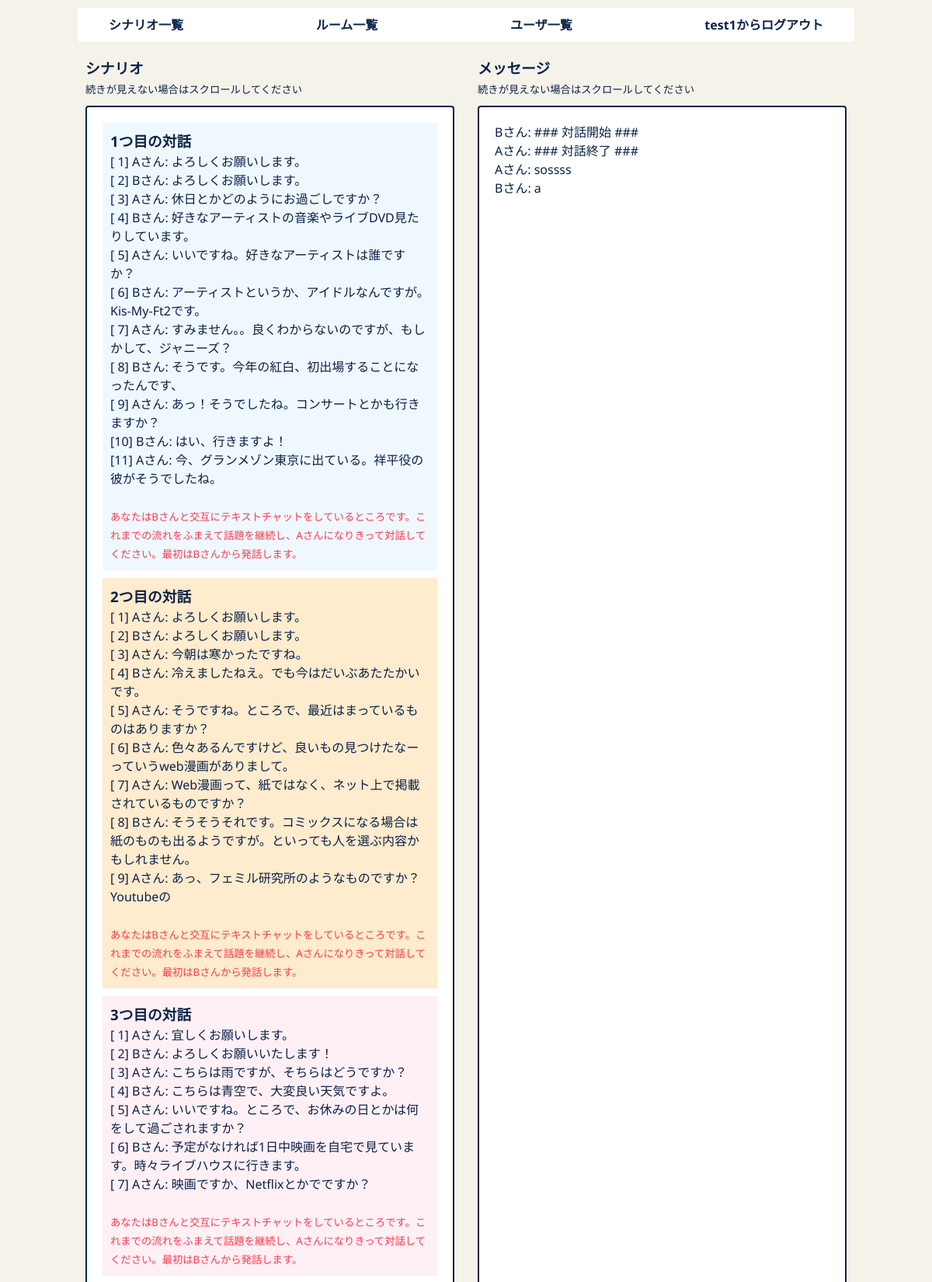
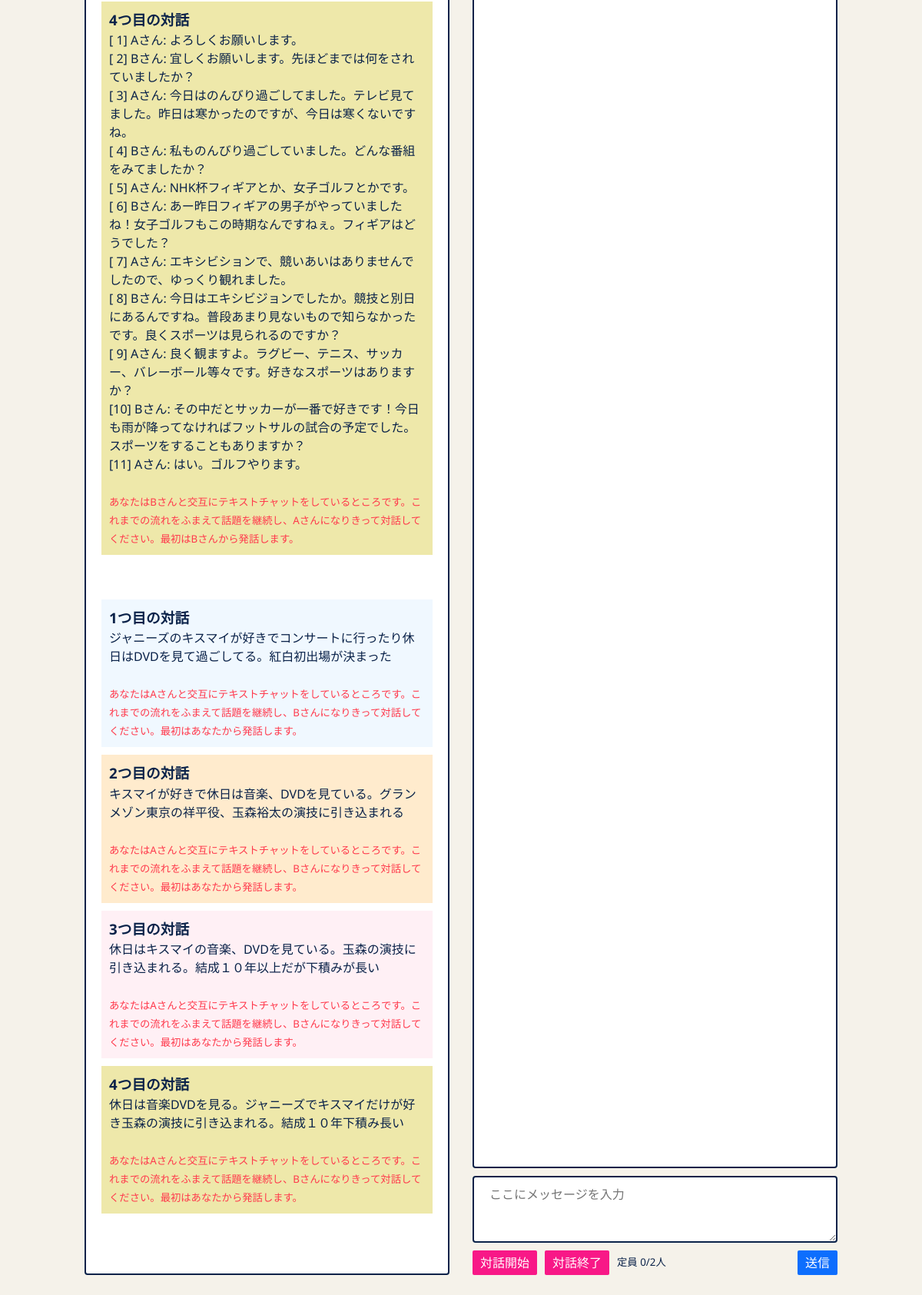
Screenshot of /rooms/5cbb29b8e64d485c97cb6fae4758c8bd (signed in) with the database file from the repository (2 pictures, top to bottom).
### flaskr/models/user.py (models this page shows, shortened)
class User(db.Model):
    __tablename__ = "users"
    id        = db.Column("id",       db.Integer,     primary_key=True)
    name      = db.Column("name",     db.String(100), nullable=False, unique=True)
    role      = db.Column("role",     db.Enum(Role),  nullable=False,              default=Role.NORMAL)
    _password = db.Column("password", db.String(100), nullable=False)
    messages  = db.relationship("Message", backref="user", lazy=True)
    def _get_password(self):
        return self._password
    def _set_password(self, password):
        password = self.validate_password("password", password)
        if password:
            password = password.strip()
        self._password = generate_password_hash(password)
    password_descriptor = property(_get_password, _set_password)
    password = synonym("_password", descriptor=password_descriptor)
    def __repr__(self):
        return "<User id={self.id} name={self.name!r}>".format(self=self)
    def is_admin(self):
        return self.role == Role.ADMIN

### flaskr/models/scenario.py (models this page shows, shortened)
class Scenario(db.Model):
    __tablename__ = "scenarios"
    id          = db.Column("id",          db.Integer,      primary_key=True)
    title       = db.Column("title",       db.String(100),  nullable=False,   unique=True)
    text        = db.Column("text",        db.String(5000), nullable=False)
    displayname = db.Column("displayname", db.String(100))
    def displayname_of(self, user):
        if self.displayname:
            return self.displayname
        return user.name

### flaskr/models/message.py (models this page shows, shortened)
class Message(db.Model):
    __tablename__ = "messages"
    id      = db.Column("id",       db.Integer,     primary_key=True)
    text    = db.Column("status",   db.String(100), nullable=False)
    room_id = db.Column("room_id",  db.Integer, db.ForeignKey("rooms.id"), nullable=False)
    user_id = db.Column("user_id",  db.Integer, db.ForeignKey("users.id"), nullable=False)

### flaskr/views/rooms.py (the view)
@bp.route("/<string:hash_id>", methods=["GET"])
@login_required
def show(hash_id):
    user = g.user
    room = fetch_room_from_hash_id(hash_id)
    if room is None:
        abort(404)
    try:
        if user.is_admin():
            scenarios = room.scenarios
        else:
            if room.status == Status.USED:
                abort(404)
            room.include(user)
            scenarios = [room.fetch_scenario_of(user)]
        current_app.logger.info(f"[/rooms/{hash_id}] {user}")
        return render_template("rooms/show.html", room=room, scenarios=scenarios)
    except Exception as error:
        flash(error.args[0])
    return redirect(url_for("rooms.index"))

### flaskr/models/room.py (called while the page is built)
    def fetch_scenario_of(self, user):
        if user not in self.users:
            raise Exception("不正な操作です。")
        index = self.users.index(user)
        return self.scenarios[index]

    def displayname_of(self, user):
        scenario = self.fetch_scenario_of(user)
        return scenario.displayname_of(user)

### flaskr/views/__init__.py (called while the page is built)
def login_required(f):
    @wraps(f)
    def decorated_view(*args, **kwargs):
        if g.user is None:
            return redirect(url_for("auth.login", next=request.path))
        return f(*args, **kwargs)
    return decorated_view

def load_user():
    user_id = session.get("user_id")
    if user_id is None:
        g.user = None
    else:
        g.user = User.query.get(user_id)

### flaskr/views/rooms.py (called while the page is built)
def fetch_room_from_hash_id(hash_id):
    room_list = Room.query.filter_by(hash_id=hash_id).all()
    if len(room_list) == 0:
        return None
    return room_list[0]

### flaskr/templates/rooms/show.html (shortened to what this page needs)
{% extends "layout.html" %}
{% block body %}
  <div class="css-flex">
    <div class="scenario_area">
      <div>
        <h3>シナリオ</h3>
        <small>続きが見えない場合はスクロールしてください</small>
      </div>
      <div class="frame">
        {% for scenario in scenarios %}
          <pre>{{ scenario.text|safe }}</pre>
        {% endfor %}
      </div>
    </div>
    <div class="message_area">
      <div>
        <h3>メッセージ</h3>
        <small>続きが見えない場合はスクロールしてください</small>
      </div>
      <div class="frame" id="scrollArea">
        <ol id="messageList" class="css-reset-list">
          {% for message in room.messages %}
          <li>
            <div class="message">
              {{ room.displayname_of(message.user) }}: {{ message.text }}
            </div>
          </li>
          {% endfor %}
        </ol>
      </div>
      <div class="message_input_area">
        <form action="" method="" id="form" class="css-flex css-column">
          <textarea type="text" id="text" name="text" placeholder="ここにメッセージを入力" class="frame" /></textarea>
          <div class="css-flex css-spacebetween">
            <div class="css-flex css-center">
              <input type="submit" value="対話開始" onclick="startMessage()" class="button danger">
              <input type="submit" value="対話終了" onclick="endMessage()" class="button danger">
              <small>定員 <span id="userList">0</span>/{{ room.scenarios|length }}人</small>
            </div>
            <input type="submit" value="送信" class="button">
          </div>
        </form>
      </div>
    </div>
  </div>
{% endblock %}

### flaskr/templates/layout.html (shortened to what this page needs)
<!DOCTYPE html>
<html lang="ja">
<head>
  <link rel=stylesheet type=text/css href="{{ url_for('static', filename='style.css') }}">
</head>
<body>
<div class="page">
  <nav>
    <ol class="global_nav css-reset-list">
      {% if session.user_id %}
        {% if g.user.is_admin() %}
          <li><a href="{{ url_for('scenarios.index') }}" class="css-reset-a">シナリオ一覧</a></li>
          <li><a href="{{ url_for('rooms.index') }}" class="css-reset-a">ルーム一覧</a></li>
          <li><a href="{{ url_for('users.index') }}" class="css-reset-a">ユーザ一覧</a></li>
        {% else %}
          <li><a href="{{ url_for('rooms.index') }}" class="css-reset-a">ルーム一覧</a></li>
        {% endif %}
        <li><a href="{{ url_for('auth.logout') }}" class="css-reset-a">{{ g.user.name }}からログアウト</a></li>
      {% else %}
        <li><a href="{{ url_for('auth.login') }}" class="css-reset-a">ログイン</a></li>
        <li><a href="{{ url_for('users.create') }}" class="css-reset-a">ユーザ新規登録</a></li>
      {% endif %}
    </ol>
  </nav>
  <main>
  {% block body %}{% endblock %}
  </main>
</div>
</body>
</html>

### flaskr/static/style.css (style rules this page uses)
:root { --color--white: #ffffff; --color--black: #333333; --color--khaki-light: #f5f2ea; --color--blue: #0d6efd; --color--blue-dark: #064bb1; --color--red: #ff394c; --color--red-dark: #c32b3a; --color--pink: #f81887; --color--pink-dark: #c5106a; --color--orange: #ff7622; --color--yellow: #ffd700; --color--yellow-dark: #dcba03; --color--green: #5fbb28; --color--green-dark: #478d1d; --color--cyan: #20bfff; --color--navy: #0a2249; --color--navy-light: #93a4bf; --color--navy-dark: #020f25; --color--black-alpha: #3333332F; --color--yellow-alpha: #ffc1072F; --color--cyan-alpha: #0dcaf02F; --font--default: "Noto Sans", sans-serif; }
body { min-height: auto; font-family: var(--font--default); color: var(--color--navy); background: var(--color--khaki-light); }
pre { font-family: var(--font--default); margin: 0; white-space: pre-wrap; }
.button { -webkit-appearance: button; -moz-appearance: button; appearance: button; text-decoration: none; color: initial; cursor: pointer; padding: 4px 10px; background: var(--color--blue); border: 0; border-radius: 2px; color: var(--color--white); }
.button.danger { background: var(--color--pink); }
.frame { border: 2px solid var(--color--navy); border-radius: 4px; padding: 20px; background: var(--color--white); overflow: scroll; }
.css-flex { display: flex; gap: 10px; }
.css-flex.css-spacebetween { justify-content: space-between; }
.css-flex.css-column { flex-direction: column; }
.css-flex.css-center { justify-content: center; align-items: center; }
.css-flex.css-spacebetween { justify-content: space-between; align-items: center; }
.css-reset-list { margin: 0; padding: 0; list-style: none; }
.css-reset-a { text-decoration: none; color: inherit; }
.page { max-width: 1000px; margin: 0 auto; }
.global_nav { width: 100%; display: flex; justify-content: space-between; margin: 10px auto; padding: 10px 40px; background: var(--color--white); border-radius: 4px; }
.global_nav a { font-weight: bold; }
main { padding: 10px 0; }
.scenario_area, .message_area { flex: 1; padding: 0 10px; height: calc(100vh - 100px); display: grid; grid-template-rows: auto 1fr; gap: 10px; }
.message_input_area textarea { padding: 10px 20px; }

### rows the page displays
User: user.name "test1"
Scenario: text "1つ目の対話 [ 1] Aさん: よろしくお願いします。 [ 2] Bさん: よろしくお願いします。 [ 3] Aさん: 休日とかどのようにお過ごしですか？ [ 4] Bさん: 好きなアーティストの音楽やライブDVD見たりしています。 [ 5] Aさん: いいですね。好きなアーティストは誰ですか？ [ 6] Bさん: アーティストというか、アイドルなんですが。Kis-My-Ft2です。 [ 7] Aさん: すみません。。良くわからないのですが、もしかして、ジャニーズ？ [ 8] Bさん: そうです。今年の紅白、初出場することになったんです、 [ 9] Aさん: あっ！そうでしたね。コンサートとかも行きますか？ [10] Bさん: はい、行きますよ！ [11] Aさん: 今、グランメゾン東京に出ている。祥平役の彼がそうでしたね。 あなたはBさんと交互にテキストチャットをしているところです。これまでの流れをふまえて話題を継続し、Aさんになりきって対話してください。最初はBさんから発話します。 2つ目の対話 [ 1] Aさん: よろしくお願いします。 [ 2] Bさん: よろしくお願いします。 [ 3] Aさん: 今朝は寒かったですね。 [ 4] Bさん: 冷えましたねえ。でも今はだいぶあたたかいです。 [ 5] Aさん: そうですね。ところで、最近はまっているものはありますか？ [ 6] Bさん: 色々あるんですけど、良いもの見つけたなーっていうweb漫画がありまして。 [ 7] Aさん: Web漫画って、紙ではなく、ネット上で掲載されているものですか？ [ 8] Bさん:…", displayname_of "Aさん"
Scenario: text "1つ目の対話 ジャニーズのキスマイが好きでコンサートに行ったり休日はDVDを見て過ごしてる。紅白初出場が決まった あなたはAさんと交互にテキストチャットをしているところです。これまでの流れをふまえて話題を継続し、Bさんになりきって対話してください。最初はあなたから発話します。 2つ目の対話 キスマイが好きで休日は音楽、DVDを見ている。グランメゾン東京の祥平役、玉森裕太の演技に引き込まれる あなたはAさんと交互にテキストチャットをしているところです。これまでの流れをふまえて話題を継続し、Bさんになりきって対話してください。最初はあなたから発話します。 3つ目の対話 休日はキスマイの音楽、DVDを見ている。玉森の演技に引き込まれる。結成１０年以上だが下積みが長い あなたはAさんと交互にテキストチャットをしているところです。これまでの流れをふまえて話題を継続し、Bさんになりきって対話してください。最初はあなたから発話します。 4つ目の対話 休日は音楽DVDを見る。ジャニーズでキスマイだけが好き玉森の演技に引き込まれる。結成１０年下積み長い あなたはAさんと交互にテキストチャットをしているところです。これまでの流れをふまえて話題を継続し、Bさんになりきって対話してください。最初はあなたから発話します。", displayname_of "Bさん"
Message: text "### 対話開始 ###"
Message: text "### 対話終了 ###"
Message: text "sossss"
Message: text "a"

### other values shown
{{ room.scenarios|length }} "2"
